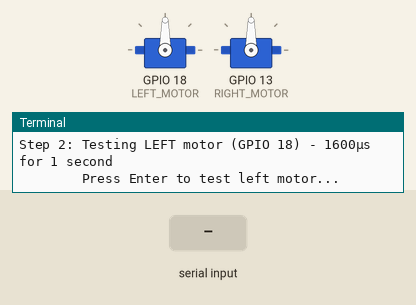
A program run on a simulated Raspberry Pi (BCM pin numbers). Parts: 2 × servo, the last lines printed to the terminal. Inputs (shaded band) come from the test bench. Servo angles are drawn from the pulse width (0.5 ms = 0°, 2.5 ms = 180°).

Above: at 4.2 s.
4.3 s: "1" typed at the terminal, then Enter
At 5.1 s:
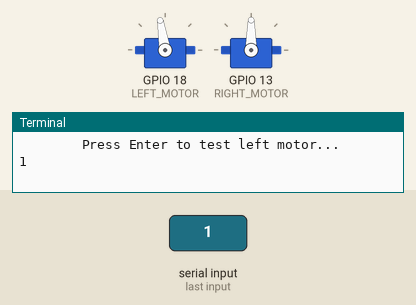
6.8 s: "0" typed at the terminal, then Enter
At 7.2 s:
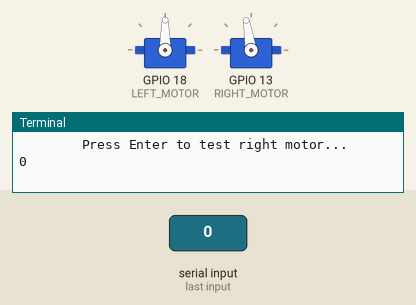
Timing chart, 0 to 9.8 s (numbered marks = the images above; inputs shaded):
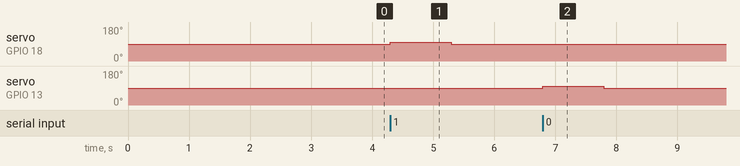

Measured:
- after the input at 4.3 s, servo on GPIO 18 (LEFT_MOTOR): 90° → 99° at once, → 90° 1.0 s later
- after the input at 6.8 s, servo on GPIO 13 (RIGHT_MOTOR): 90° → 99° at once, → 90° 1.0 s later

The program:

motor_debug.py
```python
#!/usr/bin/env python3
"""
Motor debug script - tests PWM output and ESC arming.
"""

import pigpio
import time
import sys

LEFT_MOTOR = 18
RIGHT_MOTOR = 13

NEUTRAL = 1500
TEST_FWD = 1600  # Very gentle

def main():
    print("Motor Debug Script")
    print("=" * 40)

    pi = pigpio.pi()
    if not pi.connected:
        print("ERROR: Cannot connect to pigpiod")
        print("Run: sudo systemctl start pigpiod")
        sys.exit(1)

    print(f"Connected to pigpiod")
    print(f"Left motor: GPIO {LEFT_MOTOR}")
    print(f"Right motor: GPIO {RIGHT_MOTOR}")
    print()

    # Check current GPIO state
    print("Current GPIO modes:")
    print(f"  GPIO {LEFT_MOTOR}: mode={pi.get_mode(LEFT_MOTOR)}")
    print(f"  GPIO {RIGHT_MOTOR}: mode={pi.get_mode(RIGHT_MOTOR)}")
    print()

    try:
        # Step 1: Send neutral and hold for ESC arming
        print("Step 1: Sending NEUTRAL (1500µs) for 3 seconds...")
        print("        (ESCs should arm - listen for beeps)")
        pi.set_servo_pulsewidth(LEFT_MOTOR, NEUTRAL)
        pi.set_servo_pulsewidth(RIGHT_MOTOR, NEUTRAL)

        for i in range(3, 0, -1):
            print(f"        {i}...")
            time.sleep(1)

        print()
        print("Step 2: Testing LEFT motor (GPIO 18) - 1600µs for 1 second")
        input("        Press Enter to test left motor...")
        pi.set_servo_pulsewidth(LEFT_MOTOR, TEST_FWD)
        time.sleep(1)
        pi.set_servo_pulsewidth(LEFT_MOTOR, NEUTRAL)
        print("        Done - did it move?")

        print()
        print("Step 3: Testing RIGHT motor (GPIO 13) - 1600µs for 1 second")
        input("        Press Enter to test right motor...")
        pi.set_servo_pulsewidth(RIGHT_MOTOR, TEST_FWD)
        time.sleep(1)
        pi.set_servo_pulsewidth(RIGHT_MOTOR, NEUTRAL)
        print("        Done - did it move?")

        print()
        print("Step 4: Testing BOTH motors - 1600µs for 1 second")
        input("        Press Enter to test both motors...")
        pi.set_servo_pulsewidth(LEFT_MOTOR, TEST_FWD)
        pi.set_servo_pulsewidth(RIGHT_MOTOR, TEST_FWD)
        time.sleep(1)
        pi.set_servo_pulsewidth(LEFT_MOTOR, NEUTRAL)
        pi.set_servo_pulsewidth(RIGHT_MOTOR, NEUTRAL)
        print("        Done")

        print()
        print("Step 5: Checking PWM output values:")
        print(f"  Left (GPIO {LEFT_MOTOR}): {pi.get_servo_pulsewidth(LEFT_MOTOR)}µs")
        print(f"  Right (GPIO {RIGHT_MOTOR}): {pi.get_servo_pulsewidth(RIGHT_MOTOR)}µs")

    except KeyboardInterrupt:
        print("\nInterrupted")
    finally:
        print()
        print("Cleaning up...")
        pi.set_servo_pulsewidth(LEFT_MOTOR, 0)
        pi.set_servo_pulsewidth(RIGHT_MOTOR, 0)
        pi.stop()
        print("Done")


if __name__ == "__main__":
    main()
```
